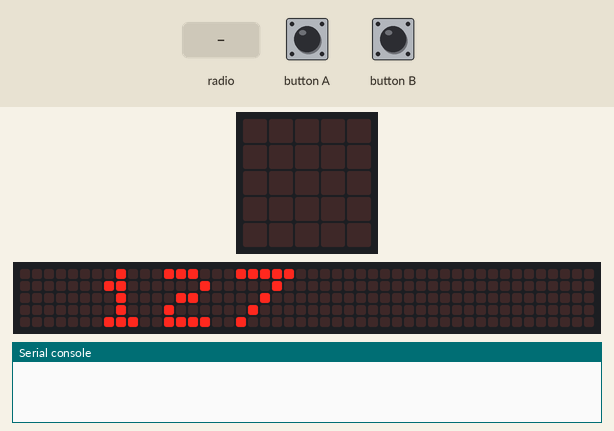
Simulated run of this program. Board: BBC micro:bit (MakeCode). Parts: the board's 5×5 LED display, a strip that is not on the board, showing the scrolling text unrolled, the last lines printed to the serial console. Inputs (shaded band) come from the test bench. The 48×5 strip is a reading aid, not a part: it shows the text the display is scrolling, unrolled, one strip-width of it at a time.

Above: at 11.5 s.
13.0 s: button B pressed for 0.15 s
At 13.22 s:
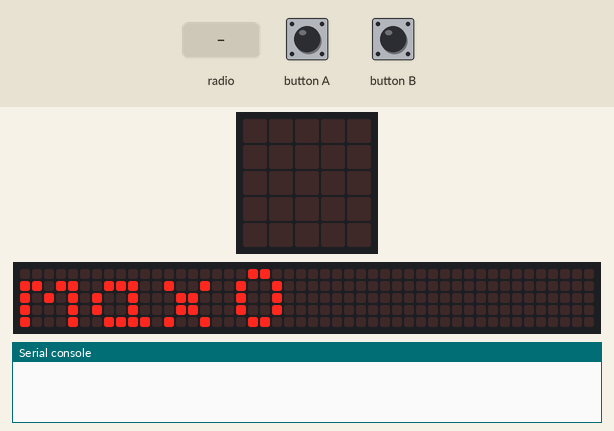
At 13.67 s:
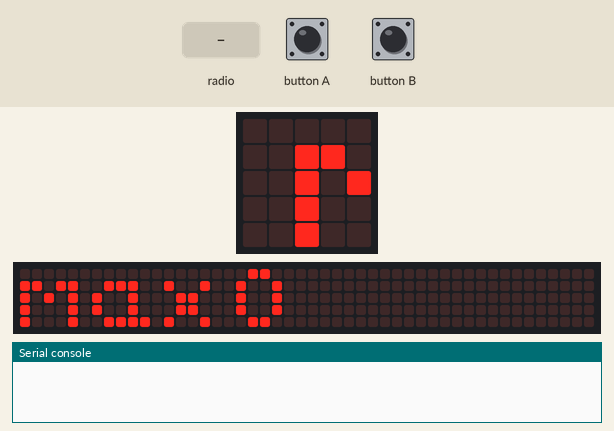
13.7 s: radio message "1" arrives
16.7 s: button A pressed for 0.15 s
17.4 s: button B pressed for 0.15 s
18.1 s: radio message "0" arrives
At 19.0 s:
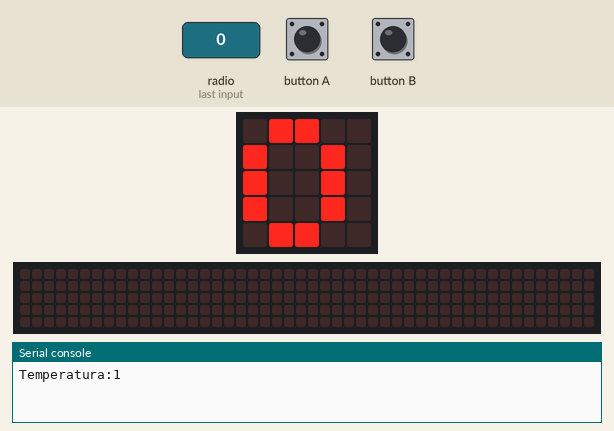
24.1 s: button A pressed for 0.15 s
At 32.42 s:
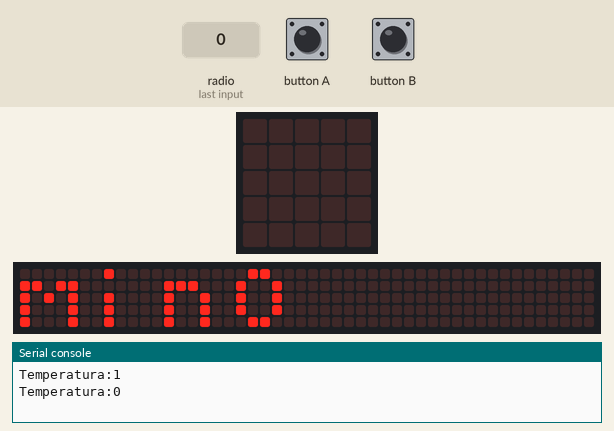

Measured:
- after the input at 13.0 s, the display: changes after 0.15 s (image 1)
- after the input at 24.1 s, the display: first differs from a run without the input after 4.1 s (image 4)
- what the display in image 3 shows lasts 0.8 s, from 18.4 s to 19.2 s
- what the display in image 4 shows lasts 0.5 s, from 32.2 s to 32.7 s

The program:

main.ts
```typescript
/**
Este programa recibe la temperatura del micro:bit emisor, la muestra en pantalla,
la manda por serial y guarda los máximos y los mínimos

 */
let RADIO_GROUP = 127
let minimo = 255
let maximo = 0
let welcome_text = "RECEPTOR " + ("" + RADIO_GROUP)
basic.showString(welcome_text)
radio.setGroup(RADIO_GROUP)
input.onButtonPressed(Button.A, function show_min() {
    let text = "min" + minimo
    basic.showString(text)
    basic.pause(500)
})
input.onButtonPressed(Button.B, function show_max() {
    let text = "max" + maximo
    basic.showString(text)
    basic.pause(500)
})
radio.onReceivedNumber(function radio_handler(temperatura: number) {

    minimo = Math.min(minimo, temperatura)
    maximo = Math.max(maximo, temperatura)
    basic.showNumber(temperatura)
    serial.writeValue("Temperatura", temperatura)
})
```

test.ts
```typescript
// aquí va el archivo "tests"; esto no se compilará cuando este paquete se utilice como una extensión.
```
